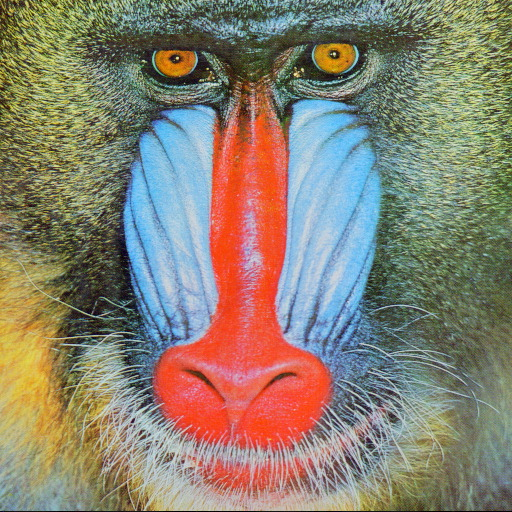
#> input picture imagem/baboon.jpg, 512 x 512 px, found by its file name
$ python translation.py
#> lines starting #> are read from the running program, lines starting #| are printed output that depends on the picture
import cv2 as cv
import numpy as np

# Carregar imagem
path = 'imagem/baboon.jpg'
image = cv.imread(path)
#> image is the input picture: shape (512, 512, 3); mean B, G, R 112.9, 129.1, 137.1

# Definir deslocamento (tx, ty)
tx, ty = 50, 100  # Move 50 pixels para a direita e 100 pixels para baixo

# Criar matriz de translação (x=50, y=30)
M = np.float32 ([[1,0,100], [0,1,50]])

# Obter dimensões da imagem
rows, cols = image.shape[:2]
#> rows = 512; cols = 512

# Aplicar transformação
translation = cv.warpAffine(image, M, (cols,rows))
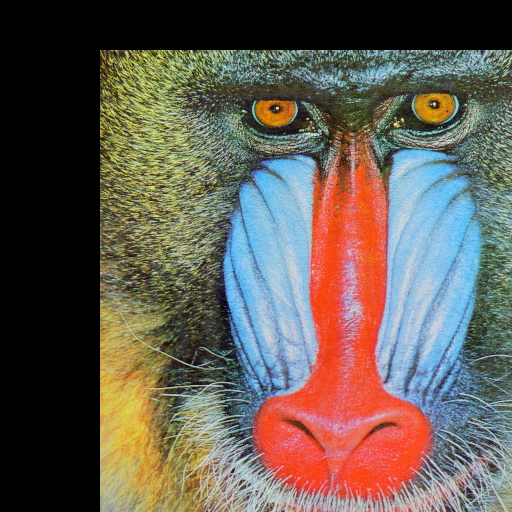
#> translation: shape (512, 512, 3); mean B, G, R 83, 92.1, 101.2

# Mostrar resultado
cv.imshow('Original',image)
cv.imshow('Translation_image', translation)
cv.waitKey(0)
cv.destroyAllWindows()

$ run again, with imagem/apple.jpg copied over imagem/baboon.jpg
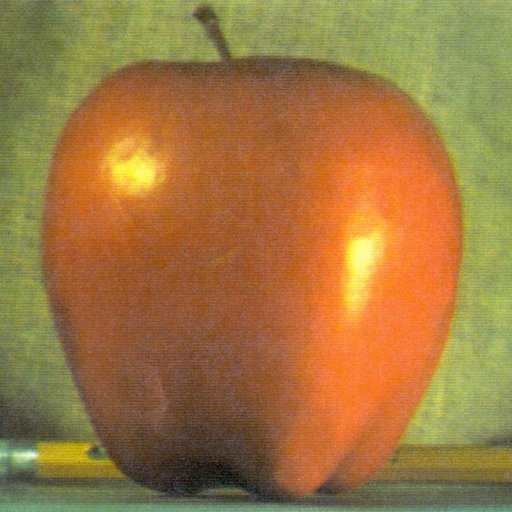
#> input picture imagem/apple.jpg, 512 x 512 px, found by its file name
#> image is the input picture: shape (512, 512, 3); mean B, G, R 64.8, 119.7, 159.1
#> `translation = cv.warpAffine(image, M, (cols,rows))`:
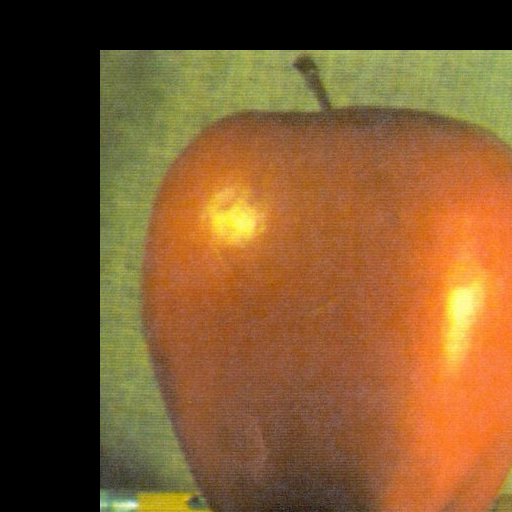
#> translation: shape (512, 512, 3); mean B, G, R 43.4, 82.8, 118.8
